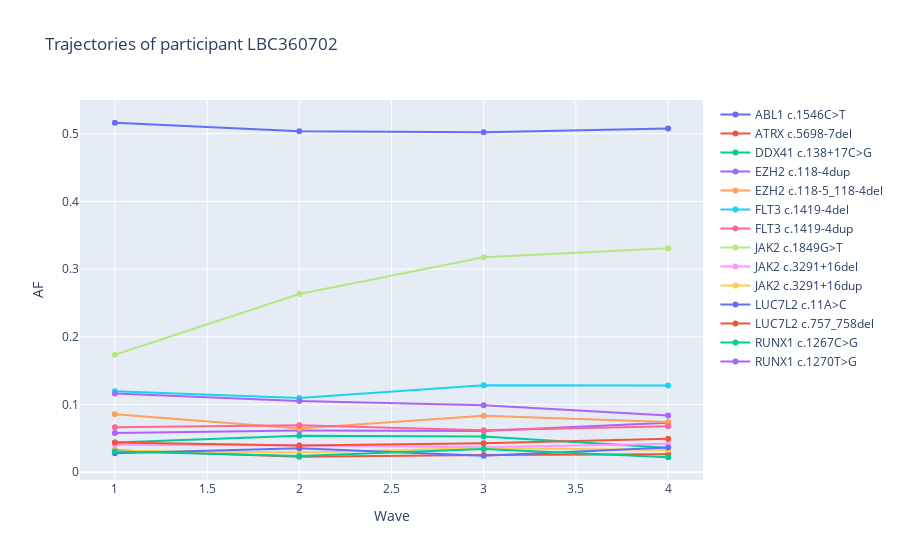

The cell this chart's notebook holds for it:
### Markdown cell above
# Plotting data

We have created several plot functions to explore the data in the cohort.

## Plotting a participant's trajectory

There are two ways of plotting a participant's trajectory, either by using a participants pointer inside the cohort, or using a participants id.

### Code cell
# Plotting a participant using a pointer
lbc[0].plot_trajectories(germline=True)  # 'germline=false' filters mutations having an AF mean above 0.45

### Figure 1 — Plotly figure (JSON) as saved in the notebook; plotly's stock layout.template omitted (floating-point values rounded to 4 significant figures)
{"data": [{"mode": "lines+markers", "name": "ABL1 c.1546C>T", "type": "scatter", "x": [1, 2, 3, 4], "y": [0.5162, 0.5035, 0.5021, 0.5077]}, {"mode": "lines+markers", "name": "ATRX c.5698-7del", "type": "scatter", "x": [1, 2, 3, 4], "y": [0.0324, 0.023, 0.0256, 0.0267]}, {"mode": "lines+markers", "name": "DDX41 c.138+17C>G", "type": "scatter", "x": [1, 2, 3, 4], "y": [0.044, 0.0538, 0.0529, 0.0363]}, {"mode": "lines+markers", "name": "EZH2 c.118-4dup", "type": "scatter", "x": [1, 2, 3, 4], "y": [0.058, 0.0616, 0.0609, 0.0733]}, {"mode": "lines+markers", "name": "EZH2 c.118-5_118-4del", "type": "scatter", "x": [1, 2, 3, 4], "y": [0.0857, 0.0647, 0.0834, 0.0741]}, {"mode": "lines+markers", "name": "FLT3 c.1419-4del", "type": "scatter", "x": [1, 2, 3, 4], "y": [0.1197, 0.1098, 0.1285, 0.128]}, {"mode": "lines+markers", "name": "FLT3 c.1419-4dup", "type": "scatter", "x": [1, 2, 3, 4], "y": [0.0664, 0.0693, 0.0622, 0.068]}, {"mode": "lines+markers", "name": "JAK2 c.1849G>T", "type": "scatter", "x": [1, 2, 3, 4], "y": [0.1736, 0.2634, 0.3175, 0.3307]}, {"mode": "lines+markers", "name": "JAK2 c.3291+16del", "type": "scatter", "x": [1, 2, 3, 4], "y": [0.0408, 0.0394, 0.0369, 0.0421]}, {"mode": "lines+markers", "name": "JAK2 c.3291+16dup", "type": "scatter", "x": [1, 2, 3, 4], "y": [0.0317, 0.0291, 0.0358, 0.0328]}, {"mode": "lines+markers", "name": "LUC7L2 c.11A>C", "type": "scatter", "x": [1, 2, 3, 4], "y": [0.028, 0.0356, 0.0244, 0.0366]}, {"mode": "lines+markers", "name": "LUC7L2 c.757_758del", "type": "scatter", "x": [1, 2, 3, 4], "y": [0.0438, 0.0394, 0.043, 0.0496]}, {"mode": "lines+markers", "name": "RUNX1 c.1267C>G", "type": "scatter", "x": [1, 2, 3, 4], "y": [0.0306, 0.024, 0.0342, 0.0222]}, {"mode": "lines+markers", "name": "RUNX1 c.1270T>G", "type": "scatter", "x": [1, 2, 3, 4], "y": [0.1165, 0.1051, 0.0989, 0.0837]}], "layout": {"title": {"text": "Trajectories of participant LBC360702"}, "xaxis": {"title": {"text": "Wave"}}, "yaxis": {"title": {"text": "AF"}}}}
